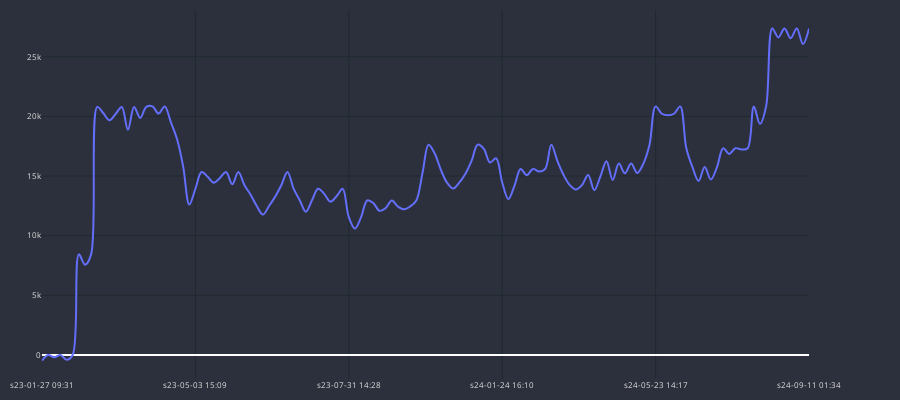

This figure's notebook cell:
### Code cell
cp = CandlePlot(df_results, candles=False)
cp.show_plot(line_traces = ['GAIN_C'])
